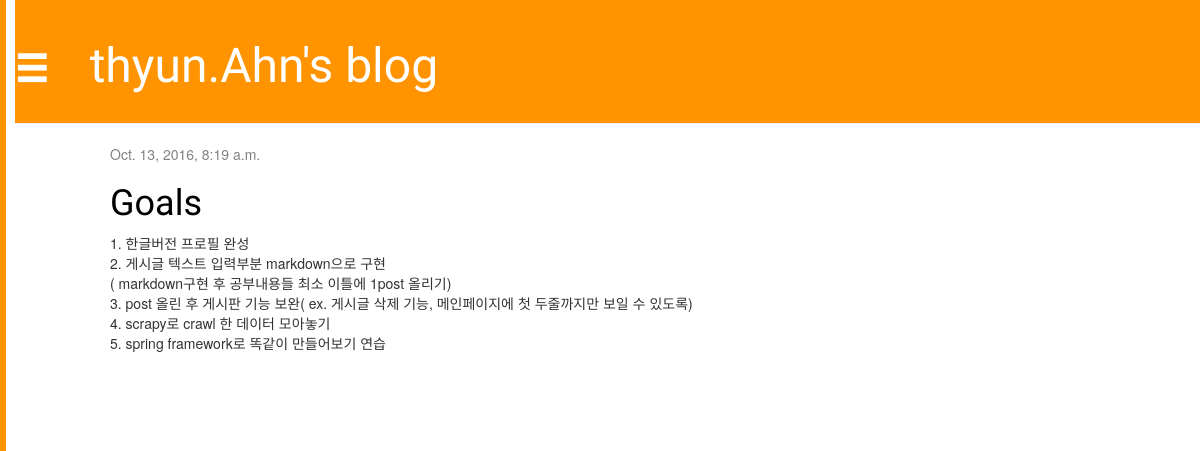
Before: / with the older database file.
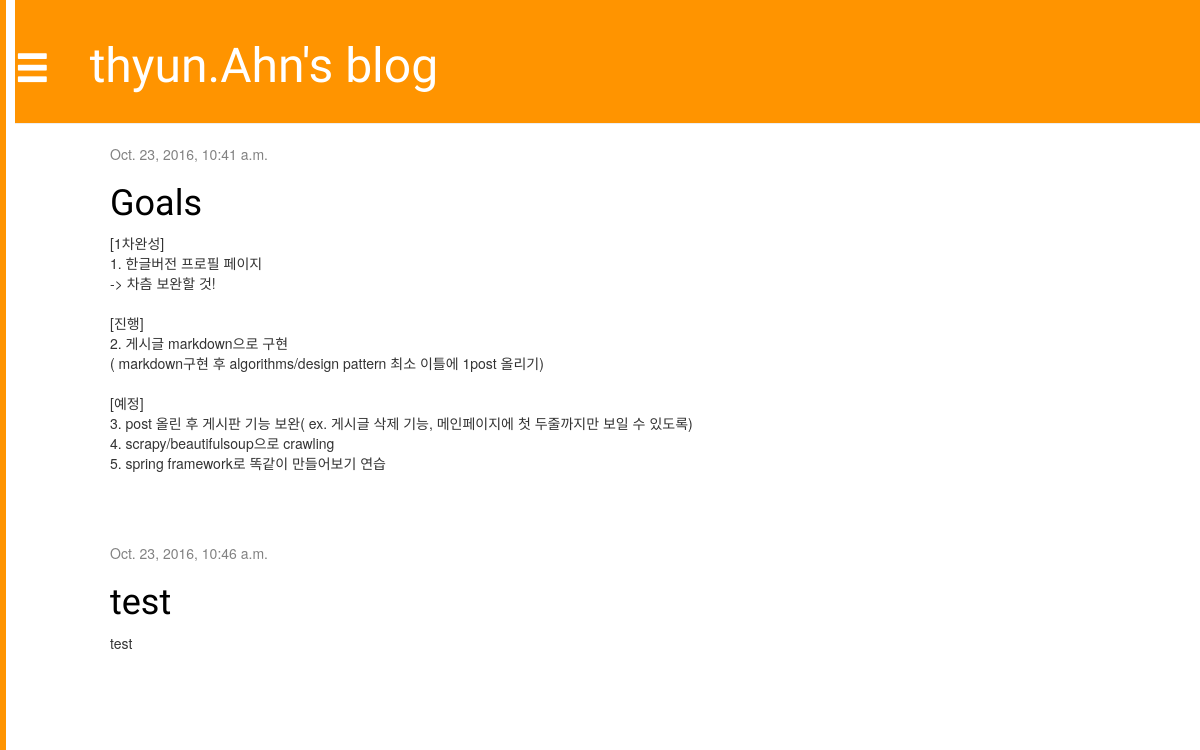
After: the same page with the newer database file.
### blog/models.py (models this page shows)
class Post(models.Model):
	author = models.ForeignKey('auth.User')
        title = models.CharField(max_length=200)
        text = models.TextField()
        created_date = models.DateTimeField(
                default=timezone.now)
        published_date = models.DateTimeField(
                blank=True, null=True)

### blog/views.py (the view)
# urls.py: url(r'^$',views.post_list, name='post_list'),
def post_list(request):
	posts = Post.objects.filter(published_date__lte=timezone.now()).order_by('published_date')
	return render(request, 'blog/post_list.html', {'posts':posts})

### blog/templates/blog/post_list.html
           {% extends 'blog/base.html' %}
		{% block content %}
            		{% for post in posts %}
                		<div class="post">
                    			<div class="date">
                        			{{ post.published_date }}
                    			</div>
                    			<h1><a href="{% url 'post_detail' pk=post.pk %}">{{ post.title }}</a></h1>
                    			<p>{{ post.text|linebreaksbr }}</p>
                		</div>
            		{% endfor %}
		{% endblock content %}

Changed rows visible on the page:
changed Post "Goals": published_date "Oct. 13, 2016, 8:19 a.m." → "Oct. 23, 2016, 10:41 a.m."; text "1. 한글버전 프로필 완성 2. 게시글 텍스트 입력부분 markdown으로 구현 ( markdown구현 후 공부내용들 최소 이틀에 1post 올리기) 3. post 올린 후 게시판 기능 보완( ex. 게시글 삭제 기능, 메인페이지에 첫 두줄까지만 보일 수 있도록) 4. scrapy로 crawl 한 데이터 모아놓기 5. spring framework로 똑같이…" → "[1차완성] 1. 한글버전 프로필 페이지 -> 차츰 보완할 것! [진행] 2. 게시글 markdown으로 구현 ( markdown구현 후 algorithms/design pattern 최소 이틀에 1post 올리기) [예정] 3. post 올린 후 게시판 기능 보완( ex. 게시글 삭제 기능, 메인페이지에 첫 두줄까지만 보일 수 있도록) 4. scrapy/beautifulsoup으로 crawling 5. spring framework로 똑같이…"
added Post: published_date "Oct. 23, 2016, 10:46 a.m.", title "test", text "test"
